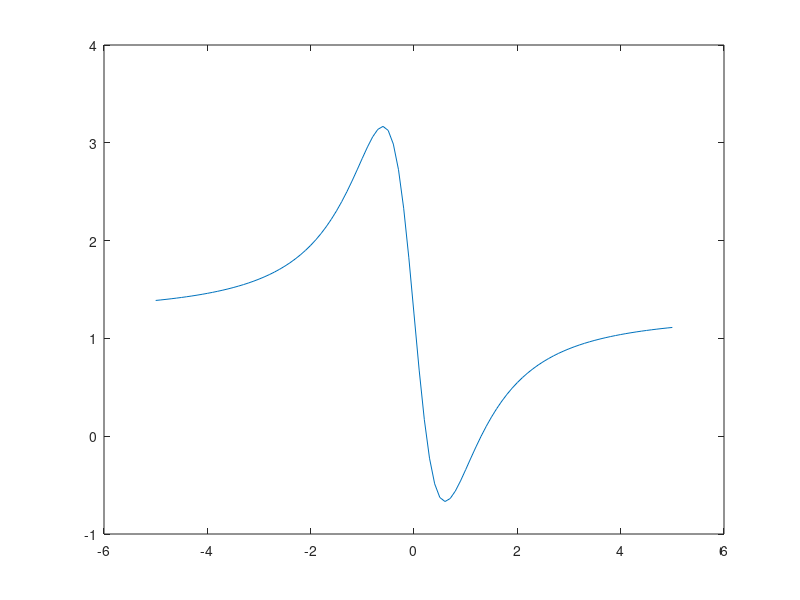

Source code (MATLAB):
function [ output_args ] = graphOfForce_1505100()
    f = 1.25;
    a = .85;
    q = .00002;
    c = 9000000000;
    j = 1;
    
    for i=-5:.1:5
        x(j) = f - ((c * q * q * i) / (i * i + a * a)^(3 / 2));
        y(j) = i;
        j = j + 1;
    end
    
    plot(y, x);
    
end

